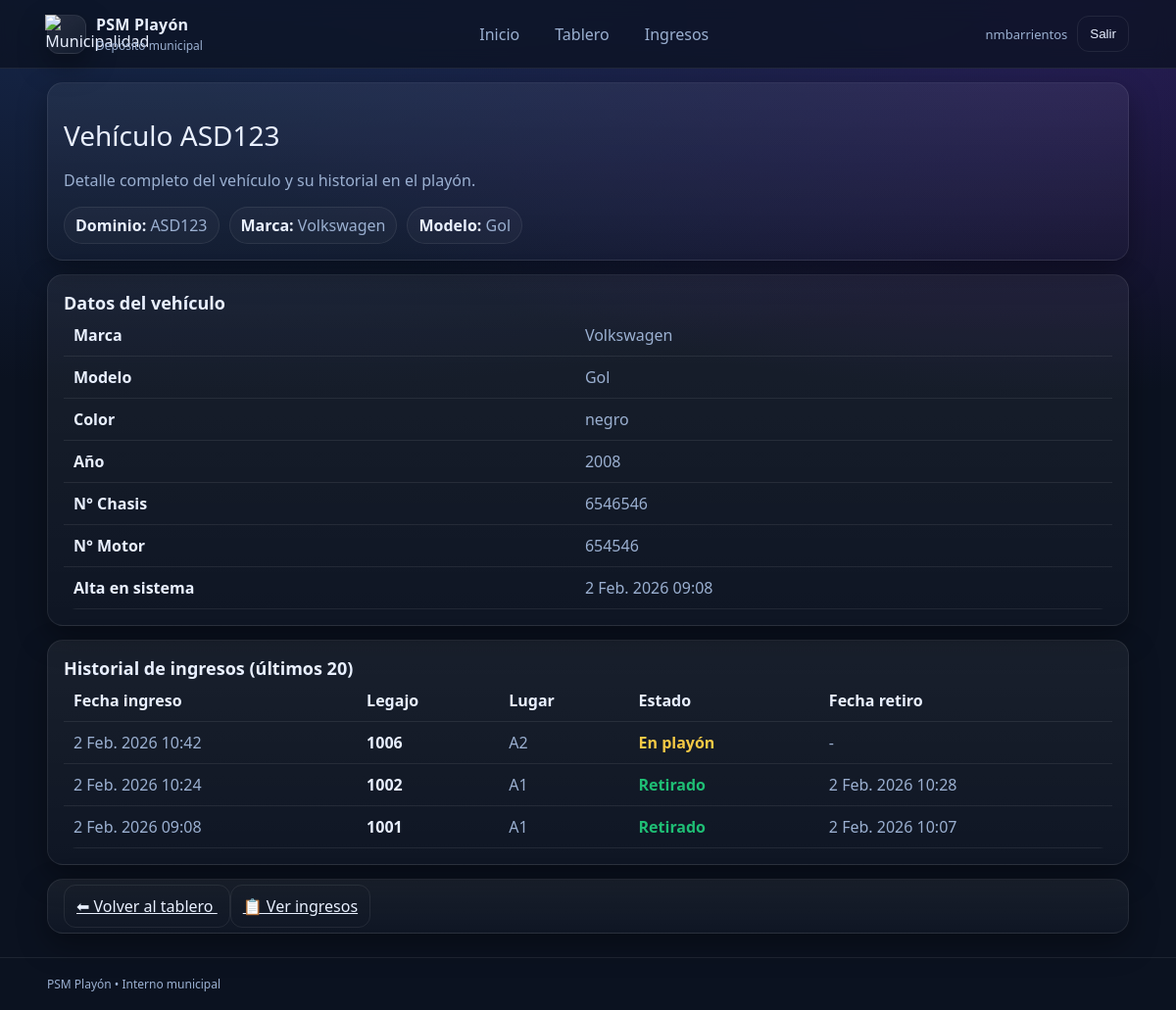
The page /vehiculos/vehiculo/11/ (signed in) on the database its author committed.
### vehiculos/models.py (models this page shows, shortened)
class Vehiculo(models.Model):
    dominio = models.CharField("Dominio (Patente)", max_length=10, unique=True)
    marca = models.CharField(max_length=50, blank=False)
    modelo = models.CharField(max_length=50, blank=False)
    color = models.CharField(max_length=30, blank=False)
    nro_chasis = models.CharField("N° de chasis", max_length=50, blank=False)
    nro_motor = models.CharField("N° de motor", max_length=50, blank=False)
    anio = models.PositiveIntegerField("Año", null=True, blank=False)
    fecha_alta = models.DateTimeField("Fecha de alta en sistema", auto_now_add=True)

class IngresoPlayon(models.Model):
    TIPO_VEHICULO_CHOICES = [
        ("AUTO", "Auto"),
        ("MOTO", "Moto"),
        ("CAMIONETA", "Camioneta"),
        ("CAMION", "Camión"),
        ("OTRO", "Otro"),
    ]
    vehiculo = models.ForeignKey(Vehiculo, on_delete=models.PROTECT, related_name="ingresos")
    fecha_ingreso = models.DateTimeField("Fecha de ingreso", auto_now_add=True)
    tipo_vehiculo = models.CharField("Tipo de vehículo", max_length=20, choices=TIPO_VEHICULO_CHOICES, blank=False)
    marca = models.CharField(max_length=50, blank=False)
    modelo = models.CharField(max_length=50, blank=False)
    anio = models.PositiveIntegerField("Año", null=True, blank=False)
    color = models.CharField(max_length=30, blank=False)
    nro_legajo_playon = models.CharField("N° de legajo en playón", max_length=30, unique=True)
    lugar_infraccion = models.CharField("Lugar de la infracción", max_length=255, blank=False)
    acta_infraccion_recibida = models.BooleanField("Acta de infracción recibida", default=False)
    acta_secuestro_recibida = models.BooleanField("Acta de secuestro recibida", default=False)
    inventario_objetos_visibles_recibido = models.BooleanField("Inventario de objetos visibles recibido", default=False)
    registro_fotografico_recibido = models.BooleanField("Registro fotográfico recibido", default=False)
    PRUEBA_ALCOHOLEMIA_CHOICES = [
        ("SI", "Sí"),
        ("NO", "No"),
        ("NC", "No corresponde"),
    ]
    prueba_alcoholemia_estado = models.CharField(
        "Prueba de alcoholemia/test",
        max_length=2,
        choices=PRUEBA_ALCOHOLEMIA_CHOICES,
        default="NC",
    )
    coincide_inventario = models.BooleanField("¿Coincide el inventario?", default=False)
    coinciden_danios_registrados = models.BooleanField("¿Coinciden los daños registrados?", default=False)
    detalle_danios_no_coincidentes = models.TextField("Detalle de daños no coincidentes", blank=True)
    bateria_desconectada = models.BooleanField("Batería desconectada", default=False)
    ubicacion_interna = models.CharField("Ubicación interna en playa", max_length=100, blank=False)
    lugar = models.ForeignKey(
        LugarPlayon,
        on_delete=models.PROTECT,
        null=True,
        blank=True,
        related_name="ingresos",
    )
    recibido_por = models.ForeignKey(User, on_delete=models.PROTECT, related_name="ingresos_recibidos")
    observaciones_generales = models.TextField("Observaciones generales", blank=True)
    retirado = models.BooleanField("¿Retirado?", default=False)
    fecha_retiro = models.DateTimeField("Fecha de retiro", null=True, blank=True)
    entregado_por = models.ForeignKey(
        User,
        on_delete=models.PROTECT,
        related_name="egresos_entregados",
        null=True,
        blank=True,
    )
    nombre_retira = models.CharField("Nombre de quien retira", max_length=100, blank=True)
    dni_retira = models.CharField("DNI de quien retira", max_length=20, blank=True)
    observaciones_egreso = models.TextField("Observaciones de egreso", blank=True)
    class Meta:
        verbose_name = "Ingreso al playón"
        verbose_name_plural = "Ingresos al playón"
        ordering = ["-fecha_ingreso"]

class LugarPlayon(models.Model):
    ESTADO_CHOICES = [
        ("LIBRE", "Libre"),
        ("OCUPADO", "Ocupado"),
        ("FUERA", "Fuera de servicio"),
    ]
    TIPO_CHOICES = [
        ("GENERAL", "General"),
        ("MOTO", "Exclusivo motos"),
    ]
    fila = models.CharField(max_length=1)  # A-Z
    columna = models.PositiveSmallIntegerField()  # 1-15
    estado = models.CharField(max_length=10, choices=ESTADO_CHOICES, default="LIBRE")
    tipo = models.CharField(max_length=10, choices=TIPO_CHOICES, default="GENERAL")
    class Meta:
        unique_together = ("fila", "columna")
        ordering = ["fila", "columna"]
    @property
    def codigo(self):
        return f"{self.fila}{self.columna}"
    def __str__(self):
        return self.codigo

### vehiculos/views.py (the view)
# urls.py: path("vehiculo/<int:vehiculo_id>/", views.detalle_vehiculo, name="detalle_vehiculo"),
@login_required
def detalle_vehiculo(request, vehiculo_id):
    grupos = set(request.user.groups.values_list("name", flat=True))
    if "ENCARGADO_PLAYON" not in grupos and "ADMIN_SISTEMA" not in grupos:
        return render(request, "cuentas/no_permiso.html")
    vehiculo = get_object_or_404(Vehiculo, id=vehiculo_id)
    ingresos = (
        vehiculo.ingresos
        .select_related("lugar", "recibido_por", "entregado_por")
        .order_by("-fecha_ingreso")[:20]
    )
    return render(
        request,
        "vehiculos/detalle_vehiculo.html",
        {"vehiculo": vehiculo, "ingresos": ingresos},
    )

### templates/vehiculos/detalle_vehiculo.html (shortened to what this page needs)
{% extends "base.html" %}
{% block content %}
  <div class="card">
    <div class="h1">Vehículo {{ vehiculo.dominio }}</div>
    <p class="muted">Detalle completo del vehículo y su historial en el playón.</p>
    <div class="pills">
      <span class="pill"><b>Dominio:</b> {{ vehiculo.dominio }}</span>
      {% if vehiculo.marca %}
        <span class="pill"><b>Marca:</b> {{ vehiculo.marca }}</span>
      {% endif %}
      {% if vehiculo.modelo %}
        <span class="pill"><b>Modelo:</b> {{ vehiculo.modelo }}</span>
      {% endif %}
    </div>
  </div>
  <div class="card">
    <div class="h2">Datos del vehículo</div>
    <table class="table">
      <tbody>
        <tr>
          <th>Marca</th>
          <td>{{ vehiculo.marca|default:"-" }}</td>
        </tr>
        <tr>
          <th>Modelo</th>
          <td>{{ vehiculo.modelo|default:"-" }}</td>
        </tr>
        <tr>
          <th>Color</th>
          <td>{{ vehiculo.color|default:"-" }}</td>
        </tr>
        <tr>
          <th>Año</th>
          <td>{{ vehiculo.anio|default:"-" }}</td>
        </tr>
        <tr>
          <th>N° Chasis</th>
          <td>{{ vehiculo.nro_chasis|default:"-" }}</td>
        </tr>
        <tr>
          <th>N° Motor</th>
          <td>{{ vehiculo.nro_motor|default:"-" }}</td>
        </tr>
        <tr>
          <th>Alta en sistema</th>
          <td>{{ vehiculo.fecha_alta }}</td>
        </tr>
      </tbody>
    </table>
  </div>
  <div class="card">
    <div class="h2">Historial de ingresos (últimos 20)</div>
    {% if ingresos %}
      <div style="overflow:auto;">
        <table class="table">
          <thead>
            <tr>
              <th>Fecha ingreso</th>
              <th>Legajo</th>
              <th>Lugar</th>
              <th>Estado</th>
              <th>Fecha retiro</th>
            </tr>
          </thead>
          <tbody>
            {% for i in ingresos %}
              <tr>
                <td>{{ i.fecha_ingreso }}</td>
                <td style="color:var(--text); font-weight:800;">
                  {{ i.nro_legajo_playon }}
                </td>
                <td>{{ i.lugar|default:"-" }}</td>
                <td>
                  {% if i.retirado %}
                    <span style="color: var(--ok); font-weight:800;">Retirado</span>
                  {% else %}
                    <span style="color: var(--warn); font-weight:800;">En playón</span>
                  {% endif %}
                </td>
                <td>{{ i.fecha_retiro|default:"-" }}</td>
              </tr>
            {% endfor %}
          </tbody>
        </table>
      </div>
    {% else %}
      <p class="muted">Todavía no hay ingresos registrados para este vehículo.</p>
    {% endif %}
  </div>
  <div class="card">
    <a class="btn btn--ghost" href="{% url 'tablero_playon' %}">
      ⬅ Volver al tablero
    </a>
    <a class="btn btn--ghost" href="{% url 'lista_ingresos' %}">
      📋 Ver ingresos
    </a>
  </div>
{% endblock %}

### templates/base.html (shortened to what this page needs)
{% load static %}
<!doctype html>
<html lang="es">
<head>
  <link rel="stylesheet" href="{% static 'css/app.css' %}">
</head>
<body>
  <header class="topbar">
    <div class="container topbar__inner">
      <div class="brand">
        <div class="brand__logo">
          <img src="{% static 'img/logo_muni.png' %}"
              alt="Municipalidad"
              style="width:105%; height:105%; object-fit:contain;">
        </div>
        <div class="brand__text">
          <div class="brand__title">PSM Playón</div>
          <div class="brand__sub">Depósito municipal</div>
        </div>
      </div>
      <nav class="topnav">
        <a class="topnav__link" href="{% url 'home' %}">Inicio</a>
        <a class="topnav__link" href="{% url 'tablero_playon' %}">Tablero</a>
        <a class="topnav__link" href="{% url 'lista_ingresos' %}">Ingresos</a>
      </nav>
      <div class="userbox">
        {% if request.user.is_authenticated %}
          <span class="userbox__name">{{ request.user.username }}</span>
          <form method="post" action="{% url 'logout' %}">
            <button class="btn btn--ghost" type="submit">Salir</button>
          </form>
        {% endif %}
      </div>
    </div>
  </header>
  <main class="container">
    {% block content %}{% endblock %}
  </main>
  <footer class="footer">
    <div class="container footer__inner">
      <span>PSM Playón • Interno municipal</span>
    </div>
  </footer>
</body>
</html>

### static/css/app.css (style rules this page uses)
:root { --bg:#0b1220; --panel:#0f1a2e; --card:#111f38; --muted:#9bb0d1; --text:#e9f0ff; --line:rgba(255,255,255,.08); --shadow: 0 12px 30px rgba(0,0,0,.35); --ok:#1fbf75; --bad:#ff4d6d; --warn:#f6c945; --neutral:#8aa0c2; }
* { box-sizing:border-box; }
body { margin:0; font-family: ui-sans-serif, system-ui, -apple-system, Segoe UI, Roboto, Arial; background: radial-gradient(1200px 500px at 20% -10%, #1a2d57, transparent), radial-gradient(900px 400px at 90% 0%, #2b1a57, transparent), var(--bg); color: var(--text); }
a { color: inherit; }
.container { width:min(1525px, 92vw); margin: 0 auto; }
.topbar { position: sticky; top:0; z-index:10; background: rgba(11,18,32,.75); backdrop-filter: blur(10px); border-bottom: 1px solid var(--line); }
.topbar__inner { display:flex; align-items:center; justify-content:space-between; padding: 14px 0; gap: 16px; }
.brand { display:flex; align-items:center; gap:10px; }
.brand__logo { width:40px; height:40px; display:grid; place-items:center; border-radius: 12px; background: linear-gradient(145deg, rgba(255,255,255,.10), rgba(255,255,255,.03)); border: 1px solid var(--line); box-shadow: var(--shadow); }
.brand__title { font-weight:800; letter-spacing:.2px; }
.brand__sub { color: var(--muted); font-size: 12px; margin-top:2px; }
.topnav { display:flex; gap:10px; }
.topnav__link { text-decoration:none; padding: 8px 12px; border-radius: 10px; border: 1px solid transparent; color: var(--muted); }
.userbox { display:flex; align-items:center; gap:10px; }
.userbox__name { color: var(--muted); font-size: 13px; }
.footer { margin-top: 24px; padding: 18px 0; border-top: 1px solid var(--line); color: var(--muted); font-size: 12px; }
.card { background: linear-gradient(180deg, rgba(255,255,255,.06), rgba(255,255,255,.02)); border: 1px solid var(--line); border-radius: 16px; box-shadow: var(--shadow); padding: 16px; margin: 14px 0; }
.h1 { font-size: 28px; margin: 18px 0 6px; }
.muted { color: var(--muted); }
.pills { display:flex; flex-wrap:wrap; gap:10px; margin-top:10px; }
.pill { border:1px solid var(--line); border-radius: 999px; padding: 7px 11px; background: rgba(255,255,255,.03); color: var(--muted); }
.pill b { color: var(--text); }
.btn { border: 1px solid var(--line); background: rgba(255,255,255,.06); color: var(--text); border-radius: 12px; padding: 10px 12px; cursor:pointer; }
.btn--ghost { background: transparent; }
.table { width:100%; border-collapse: collapse; overflow:hidden; border-radius: 14px; }
.table th, .table td { border-bottom: 1px solid var(--line); padding: 10px 10px; text-align:left; color: var(--muted); }
.table th { color: var(--text); font-weight: 700; }
.h2 { font-size: 18px; font-weight: 800; margin:0; }

### rows shown on the page
Vehiculo: dominio "ASD123", marca "Volkswagen", modelo "Gol", color "negro", anio "2008", nro_chasis "6546546", nro_motor "654546", fecha_alta "2 Feb. 2026 09:08"
IngresoPlayon: fecha_ingreso "2 Feb. 2026 10:42", nro_legajo_playon "1006", lugar "A2", retirado "En playón", fecha_retiro "-"
IngresoPlayon: fecha_ingreso "2 Feb. 2026 10:24", nro_legajo_playon "1002", lugar "A1", retirado "Retirado", fecha_retiro "2 Feb. 2026 10:28"
IngresoPlayon: fecha_ingreso "2 Feb. 2026 09:08", nro_legajo_playon "1001", lugar "A1", retirado "Retirado", fecha_retiro "2 Feb. 2026 10:07"

### other values the page prints
{{ request.user.username }} "nmbarrientos"
